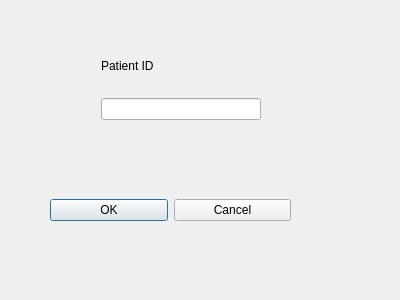
<?xml version="1.0" encoding="UTF-8"?>
<ui version="4.0">
 <class>editpatient</class>
 <widget class="QDialog" name="editpatient">
  <property name="geometry">
   <rect>
    <x>0</x>
    <y>0</y>
    <width>400</width>
    <height>300</height>
   </rect>
  </property>
  <property name="windowTitle">
   <string>Dialog</string>
  </property>
  <widget class="QWidget" name="verticalLayoutWidget">
   <property name="geometry">
    <rect>
     <x>101</x>
     <y>40</y>
     <width>160</width>
     <height>80</height>
    </rect>
   </property>
   <layout class="QVBoxLayout" name="verticalLayout">
    <item>
     <widget class="QLabel" name="label">
      <property name="text">
       <string>Patient ID</string>
      </property>
     </widget>
    </item>
    <item>
     <widget class="QLineEdit" name="ID"/>
    </item>
   </layout>
  </widget>
  <widget class="QWidget" name="horizontalLayoutWidget">
   <property name="geometry">
    <rect>
     <x>50</x>
     <y>170</y>
     <width>241</width>
     <height>80</height>
    </rect>
   </property>
   <layout class="QHBoxLayout" name="horizontalLayout">
    <item>
     <widget class="QPushButton" name="pushButton_2">
      <property name="text">
       <string>OK</string>
      </property>
     </widget>
    </item>
    <item>
     <widget class="QPushButton" name="pushButton">
      <property name="text">
       <string>Cancel</string>
      </property>
     </widget>
    </item>
   </layout>
  </widget>
 </widget>
 <resources/>
 <connections/>
</ui>
